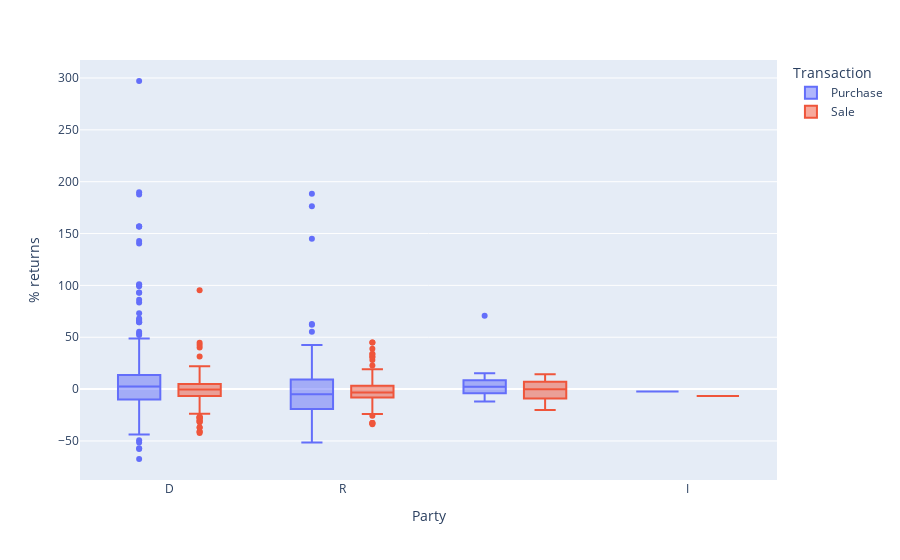

Notebook source saved alongside this figure:
### Code cell
fig = px.box(summary_df,x = 'Party', y='% returns', color = 'Transaction')
fig.show()

### Figure 1 — Plotly figure (JSON) as saved in the notebook; plotly's stock layout.template omitted (floating-point values rounded to 4 significant figures; data arrays with more than 128 entries replaced by an {"elided": "..."} marker saying what was removed)
{"data": [{"alignmentgroup": "True", "hovertemplate": "Transaction=Purchase<br>Party=%{x}<br>% returns=%{y}<extra></extra>", "legendgroup": "Purchase", "marker": {"color": "#636efa"}, "name": "Purchase", "notched": false, "offsetgroup": "Purchase", "orientation": "v", "showlegend": true, "type": "box", "x": {"elided": "621 str values"}, "x0": " ", "xaxis": "x", "y": {"elided": "621 float values"}, "y0": " ", "yaxis": "y"}, {"alignmentgroup": "True", "hovertemplate": "Transaction=Sale<br>Party=%{x}<br>% returns=%{y}<extra></extra>", "legendgroup": "Sale", "marker": {"color": "#EF553B"}, "name": "Sale", "notched": false, "offsetgroup": "Sale", "orientation": "v", "showlegend": true, "type": "box", "x": {"elided": "820 str values"}, "x0": " ", "xaxis": "x", "y": {"elided": "820 float values"}, "y0": " ", "yaxis": "y"}], "layout": {"boxmode": "group", "legend": {"title": {"text": "Transaction"}, "tracegroupgap": 0}, "margin": {"t": 60}, "xaxis": {"anchor": "y", "domain": [0, 1], "title": {"text": "Party"}}, "yaxis": {"anchor": "x", "domain": [0, 1], "title": {"text": "% returns"}}}}
